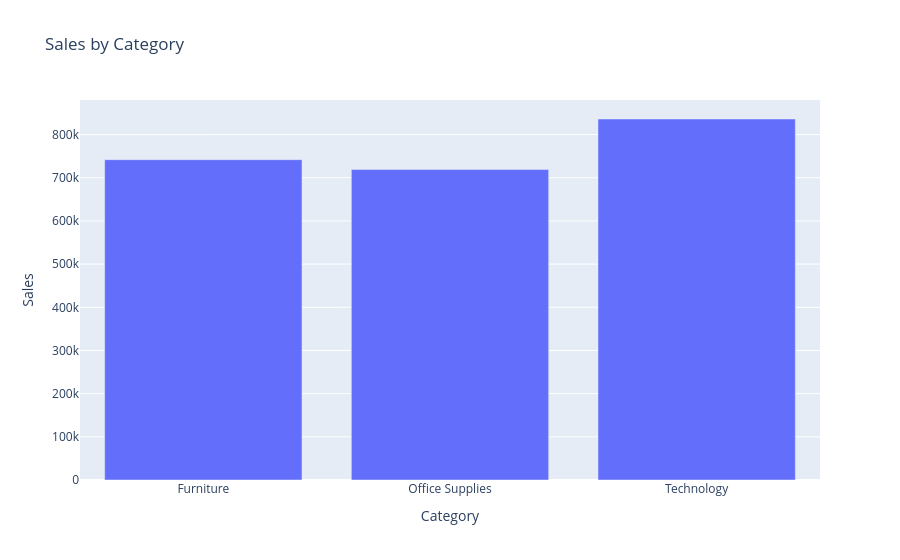

Source (notebook cell):
### Markdown cell above
#### Category Sales Chart:

### Code cell
category_df = (df.groupby('Category')['Sales'].sum().reset_index())

fig = px.bar(
    category_df,
    x='Category',
    y='Sales',
    title='Sales by Category'
)

fig.show()

### Figure 1 — Plotly figure (JSON) as saved in the notebook; plotly's stock layout.template omitted (floating-point values rounded to 4 significant figures)
{"data": [{"hovertemplate": "Category=%{x}<br>Sales=%{y}<extra></extra>", "legendgroup": "", "marker": {"color": "#636efa", "pattern": {"shape": ""}}, "name": "", "orientation": "v", "showlegend": false, "textposition": "auto", "type": "bar", "x": ["Furniture", "Office Supplies", "Technology"], "xaxis": "x", "y": [742000.0, 719000.0, 836200.0], "yaxis": "y"}], "layout": {"barmode": "relative", "legend": {"tracegroupgap": 0}, "title": {"text": "Sales by Category"}, "xaxis": {"anchor": "y", "domain": [0, 1], "title": {"text": "Category"}}, "yaxis": {"anchor": "x", "domain": [0, 1], "title": {"text": "Sales"}}}}
